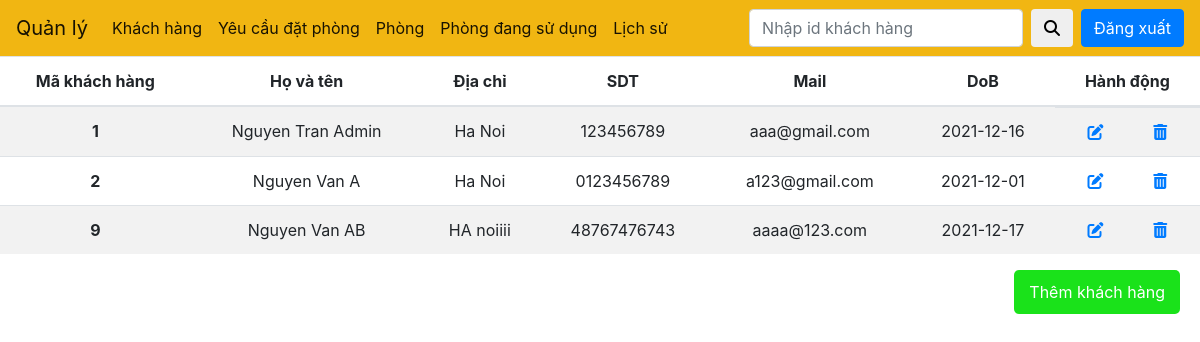
The app's page /admin.php with its own data.
### tables this page shows
CREATE TABLE `userr` (
  `id` int(11) NOT NULL,
  `userName` varchar(255) DEFAULT NULL,
  `userAddress` varchar(255) DEFAULT NULL,
  `userPhone` varchar(20) DEFAULT NULL,
  `userMail` varchar(50) DEFAULT NULL,
  `userDoB` date DEFAULT NULL
);

### admin.php (the view, shortened to what this page needs)
<!DOCTYPE html>
<html lang="en">
<head>
    <link rel="stylesheet" href="https://maxcdn.bootstrapcdn.com/bootstrap/4.0.0/css/bootstrap.min.css">
    <link rel="stylesheet" href="style.css">
</head>
<body>
    <nav class="navbar navbar-expand-lg navbar-light">
        <a class="navbar-brand" href="#">Quản lý</a>
        <div class="collapse navbar-collapse" id="navbarSupportedContent">
          <ul class="navbar-nav mr-auto">
            <li class="nav-item active">
              <a class="nav-link" href="admin.php">Khách hàng</a>
            </li>
            <li class="nav-item active">
              <a class="nav-link" href="yeucau.php">Yêu cầu đặt phòng</a>
            </li>
            <li class="nav-item active">
                <a class="nav-link" href="p.php">Phòng</a>
            </li>
            <li class="nav-item active">
              <a class="nav-link" href="sudung.php">Phòng đang sử dụng</a>
            </li>
            <li class="nav-item active">
              <a class="nav-link" href="track.php">Lịch sử</a>
            </li>
          </ul>
            <form class="d-flex mr-2" action="">
              <input type="text" name="search" id="search" placeholder="Nhập id khách hàng" class="form-control">
              <button type="submit" class="btn ml-2">
                <i class="fas fa-search"></i>
              </button>
            </form>
          <a href="logOut.php"><button class="btn btn-primary">Đăng xuất</button></a>
        </div>
    </nav>
    <main>
      <table class="table table-striped">
        <thead>
          <tr>
            <th class="text-center" scope="col">Mã khách hàng</th>
            <th class="text-center" scope="col">Họ và tên</th>
            <th class="text-center" scope="col">Địa chỉ</th>
            <th class="text-center" scope="col">SDT</th>
            <th class="text-center" scope="col">Mail</th>
            <th class="text-center" scope="col">DoB</th>
            <th class="text-center" scope="col">Hành động</th>
          </tr>
        </thead>
        <tbody>
            <?php
                if(isset($_GET['search'])){
                  $conn = mysqli_connect("localhost","root","","quanLyKhachSan");
                  $search = $_GET['search'];
                $query =  "SELECT * FROM userr where id = $search";
                $rs = mysqli_query($conn,$query);
                while($row = mysqli_fetch_assoc($rs)){
                  ?>
                  <tr>
                    <th class="text-center"><?php echo $row['id'] ?></th>
                    <td class="text-center"><?php echo $row['userName'] ?></td>
                    <td class="text-center"><?php echo $row['userAddress'] ?></td>
                    <td class="text-center"><?php echo $row['userPhone'] ?></td>
                    <td class="text-center"><?php echo $row['userMail'] ?></td>
                    <td class="text-center"><?php echo $row['userDoB'] ?></td>
                    <td class="d-flex justify-content-around"><a href="editUser.php?id=<?php echo $row['id'] ?>"><i class="fas fa-edit pr-2"></i></a><a href="userdelete.php?id=<?php echo $row["id"] ?>"><i class="fas fa-trash-alt"></i></a></td>
                  </tr>
                  <?php
                }
                }else{
                  $conn = mysqli_connect("localhost","root","","quanLyKhachSan");
                $query =  "SELECT * FROM userr";
                $rs = mysqli_query($conn,$query);
                while($row = mysqli_fetch_assoc($rs)){
                  ?>
                  <tr>
                    <th class="text-center"><?php echo $row['id'] ?></th>
                    <td class="text-center"><?php echo $row['userName'] ?></td>
                    <td class="text-center"><?php echo $row['userAddress'] ?></td>
                    <td class="text-center"><?php echo $row['userPhone'] ?></td>
                    <td class="text-center"><?php echo $row['userMail'] ?></td>
                    <td class="text-center"><?php echo $row['userDoB'] ?></td>
                    <td class="d-flex justify-content-around"><a href="editUser.php?id=<?php echo $row['id'] ?>"><i class="fas fa-edit pr-2"></i></a><a href="userdelete.php?id=<?php echo $row["id"] ?>"><i class="fas fa-trash-alt"></i></a></td>
                  </tr>
                  <?php
                }
                }
            ?>
        </tbody>
      </table>
      <div class="user">
        <a data-bs-toggle="modal" data-bs-target="#exampleModal" href="#">Thêm khách hàng</a>
      </div>
    </main>
</body>
</html>

### style.css (style rules this page uses)
* { padding: 0; margin: 0; box-sizing: border-box; }
html { font-family: 'Roboto', sans-serif; }
nav { background-color: rgb(241, 182, 18); padding: 10px 12px; }
.user { width: 100%; padding: 0 20px; }
.user a { background-color: rgb(26, 226, 26); text-decoration: none; color: #fff; float: right; padding: 10px 15px; border-radius: 5px; }

### records on screen
userr: id "1", userName "Nguyen Tran Admin", userAddress "Ha Noi", userPhone "123456789", userMail "aaa@gmail.com", userDoB "2021-12-16"
userr: id "2", userName "Nguyen Van A", userAddress "Ha Noi", userPhone "0123456789", userMail "a123@gmail.com", userDoB "2021-12-01"
userr: id "9", userName "Nguyen Van AB", userAddress "HA noiiii", userPhone "48767476743", userMail "aaaa@123.com", userDoB "2021-12-17"
